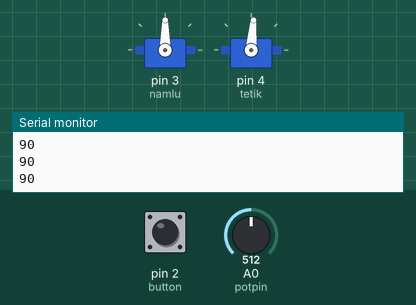
The sketch below on a simulated Arduino Uno, built with avr-gcc and run on an emulated ATmega328P. On the bench: 2 × servo, the last lines printed to the serial monitor. The inputs (shaded band) are chosen by the test bench; at power-on: A0 (potpin) = 512, pin 2 (button) LOW.

Above: at 1.2 s.
1.3 s: A0 (potpin) set to 716
At 2.4 s:
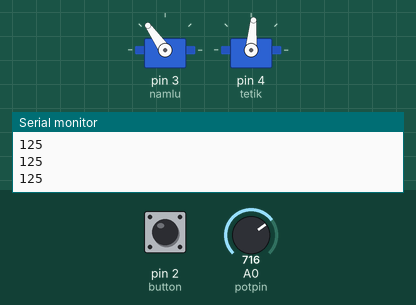
2.8 s: pin 2 (button) pulled HIGH for 0.15 s
At 2.88 s:
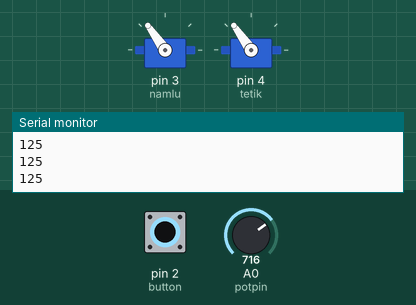
4.4 s: A0 (potpin) set to 900
At 5.6 s:
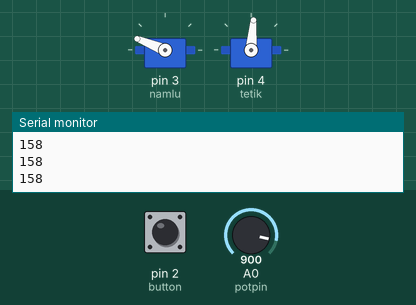
5.9 s: pin 2 (button) pulled HIGH for 1 s
At 6.7 s:
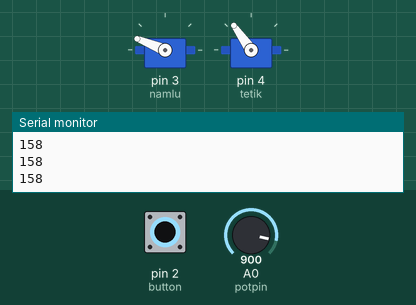
8.4 s: A0 (potpin) set to 1023
At 9.6 s:
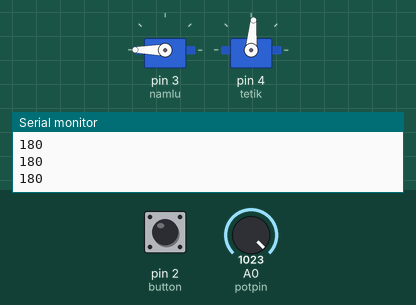
9.9 s: pin 2 (button) pulled HIGH for 0.15 s
At 9.98 s:
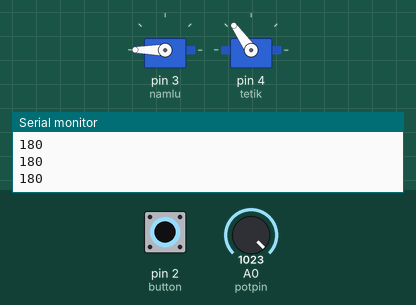
Timing chart, 0 to 12.5 s (numbered marks = the images above; inputs shaded):
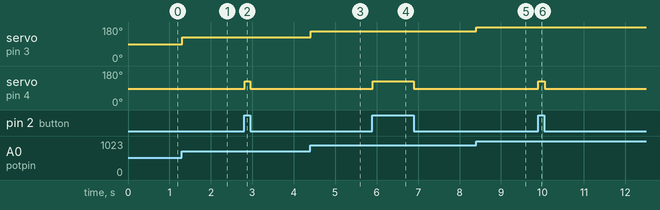

Measured:
- after the input at 1.3 s, servo on pin 3 (namlu): 90° → 125° at once
- after the input at 2.8 s, servo on pin 4 (tetik): 85° → 125° at once, → 85° 0.14 s later
- after the input at 4.4 s, servo on pin 3 (namlu): 125° → 158° at once
- after the input at 5.9 s, servo on pin 4 (tetik): 85° → 125° at once, → 85° 0.99 s later
- after the input at 8.4 s, servo on pin 3 (namlu): 158° → 180° at once
- after the input at 9.9 s, servo on pin 4 (tetik): 85° → 125° at once, → 85° 0.15 s later

The sketch:

Arduino-Servo-Rubber-Band-Gun.ino
```cpp
#include <Servo.h>

Servo namlu;
Servo tetik;

const int potpin = A0;
const int button = 2;

int val;

void setup()
{
  namlu.attach(3);
  tetik.attach(4);
  Serial.begin(9600);
}
void loop()
{
  val = analogRead(potpin);
  val = map(val,0,1023,0,180);
  Serial.println(val);
  namlu.write(val);
  if (digitalRead(button) == HIGH)
  {
    tetik.write(125);
    delay(15);
  }
  else
  {
    tetik.write(85);
    delay(15);
  }
}
```
